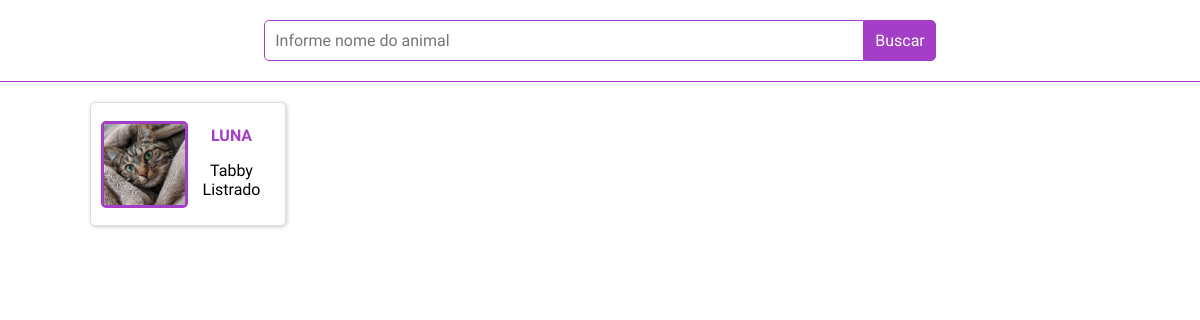
The page /index.php?valorBusca=Luna on the database its author committed.
### tables this page shows
create table animal
(
	cd_animal int,
    nm_animal varchar(100),
    cd_especie int,
    constraint pk_animal primary key (cd_animal),
    constraint fk_animal_especie foreign key (cd_especie)
		references especie(cd_especie)
);

create table especie
(
	cd_especie int,
    nm_especie varchar(50),
    constraint pk_especie primary key(cd_especie)
);

### classes/controllers/AnimalController.php (called while the page is built, shortened)
<?php
class AnimalController {
    function BuscarPeloNome($valor)
    {
        $servidor = 'mysql:host=localhost;dbname=prontuario_vet';
        $usuario = 'root';
        $senha = 'Pa$$w0rd';
        $lista = [];
        try {
            $pdo = new PDO($servidor, $usuario, $senha);
            $pdo->setAttribute(PDO::ATTR_ERRMODE, PDO::ERRMODE_EXCEPTION);
            $cSQL = $pdo->prepare('SELECT cd_animal, nm_animal, cd_especie FROM animal WHERE nm_animal = :nome');
            $cSQL->bindParam('nome', $valor);
            $cSQL->execute();
            while($dados = $cSQL->fetch(PDO::FETCH_ASSOC)) {
                $codigo = $dados['cd_animal'];
                $nome = $dados['nm_animal'];
                $codigoEspecie = $dados['cd_especie'];
                $cSQL_Especie = $pdo->prepare("SELECT nm_especie FROM especie WHERE cd_especie = :codigo");
                $cSQL_Especie->bindParam('codigo', $codigoEspecie);
                $cSQL_Especie->execute();
                $dadosEspecie = $cSQL_Especie->fetch(PDO::FETCH_ASSOC);
                $nomeEspecie = $dadosEspecie['nm_especie'];
                $especie = new Especie($codigoEspecie, $nomeEspecie);
                $animal = new Animal($codigo, $nome, $especie);
                array_push($lista, $animal);
            }
        } catch (PDOException $e) {
            echo 'Erro ao conectar ao banco de dados: ' . $e->getMessage();
        }
        return $lista;
    }
}
?>

### config.php (called while the page is built, shortened)
<?php
    spl_autoload_register(function($nomeClasse) {
        $pastaClasses = "classes/";
        $possiveisCaminhosPasta = [
            $pastaClasses,
            $pastaClasses . "models/",
            $pastaClasses . "views/",
            $pastaClasses . "controllers/"
        ];
        foreach($possiveisCaminhosPasta as $pastaAtual) {
            $nomeArquivo = $pastaAtual . $nomeClasse . ".php";
            if(file_exists($nomeArquivo)) {
                break;
            }
        }
    });
?>

### classes/models/Animal.php (called while the page is built, shortened)
<?php
class Animal {
    function __construct($codigo = null, $nome = null, Especie $especie = null)
    {
        $this->Nome = $nome;
        if($especie != null) {
            $this->Especie = $especie;
        } else {
            $this->Especie = new Especie();
        }
    }
}
?>

### classes/models/Especie.php (called while the page is built, shortened)
<?php
class Especie {
    function __construct($codigo = null, $nome = null)
    {
        $this->Nome = $nome;
    }
}
?>

### classes/views/AnimalView.php (the view, shortened to what this page needs)
<?php
class AnimalView {
    function BuscarPeloNome($valor) {
        $animalController = new AnimalController();
        $listaAnimais = $animalController->BuscarPeloNome($valor);
        if(count($listaAnimais) == 0) {
            echo "<h2>Nenhum animal encontrado com o nome '{$valor}'</h2>";
        } else {
            for($i = 0; $i < count($listaAnimais); $i++) {
                echo "<div class='caixaAnimal'>
                        <a href='atendimento.html'>
                            <img src='images/{$listaAnimais[$i]->Nome}.png'>
                            <div>
                                <h1>{$listaAnimais[$i]->Nome}</h1>
                                <p>{$listaAnimais[$i]->Especie->Nome}</p>
                            </div>
                        </a>
                    </div>";
            }
        }
    }
}
?>

### css/estilo.css (style rules this page uses)
* { box-sizing: border-box; font-family: "SUSE", sans-serif; font-size: 16px; }
body { margin: 0; }
.caixaAnimal { width: calc(20% - 8px); background-color: #fff; border: thin solid #dddddd; border-radius: 5px; box-shadow: 1px 1px 4px rgba(0,0,0,0.2); padding: 10px; }
.caixaAnimal a { text-decoration: none; color: black; display: flex; gap: 10; justify-content: space-between; align-items: center; }
.caixaAnimal > a > div { flex: 1; }
.caixaAnimal > * { text-align: center; }
.caixaAnimal img { width: 50%; border: 3px solid #a43ec7; border-radius: 5px; }
.caixaAnimal h1 { color: #a43ec7; text-transform: uppercase; }

### rows shown on the page
animal: nm_animal (picture), nm_animal "LUNA", cd_especie.nm_especie "Tabby Listrado"
